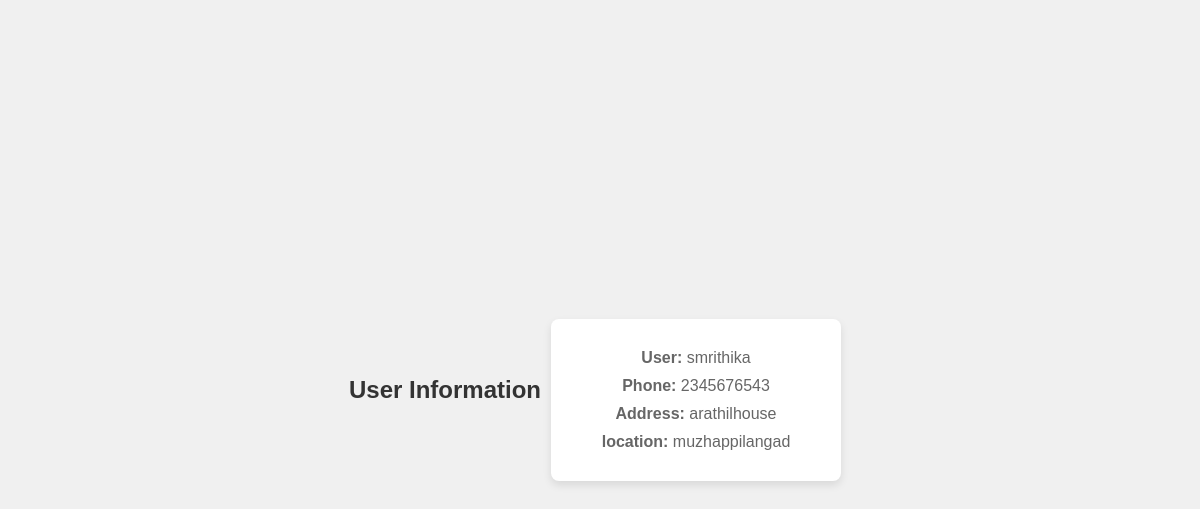
The app's page /users/ (signed in), older data.
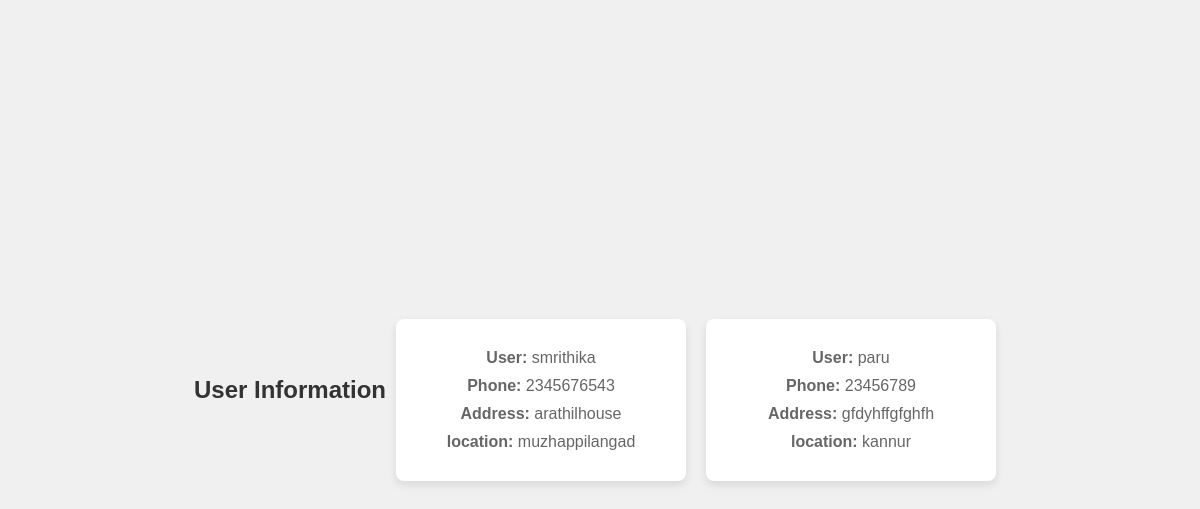
The same page, newer data.
### app/models.py (models this page shows, shortened)
class UserProfile(models.Model):
    user = models.OneToOneField(User, on_delete=models.CASCADE, related_name="user_profile")
    address = models.CharField(max_length=200, null=True)
    phone = models.CharField(max_length=20, null=True)
    dob = models.DateField(null=True)
    location = models.CharField(max_length=200, null=True)
    profile_image = models.ImageField(upload_to='images/profile', blank=True, null=True)
    guardian_name = models.CharField(max_length=200, null=True)
    guardian_phone = models.CharField(max_length=20, null=True)
    guardian_email = models.EmailField(max_length=30,null=True)

class User(AbstractUser):
    ROLE_CHOICES = [
        ("admin","Admin"),
        ("user", "User"),
        ("police","police")
    ]
    role = models.CharField(max_length=200, choices=ROLE_CHOICES, default="user")

### app/views.py (the view)
# urls.py: path('users/', AdminUserListView.as_view(), name='all_users'),
@method_decorator(decs,name="dispatch")
class AdminUserListView(ListView):
    template_name="adminuserlist.html"
    model=UserProfile
    context_object_name="data"
    def get_queryset(self):
        return UserProfile.objects.filter(user__role='user')

### app/decorator.py (called while the page is built)
def login_required(fn):
    def wrapper(request,*args,**kwargs):
        if not request.user.is_authenticated:
            messages.error(request,"invalid session")
            return redirect("signin")
        else:
            return fn(request,*args,**kwargs)
    return wrapper

### app/templates/adminuserlist.html (shortened to what this page needs)
<!DOCTYPE html>
{% load static %}
<html lang="en">
<head>
</head>
<body>
    <div class="container">
        <h2>User Information</h2>
        {% for d in data  %}
        <div class="card">
            <p><strong>User:</strong> {{ d.user }}</p>
            <p><strong>Phone:</strong> {{ d.phone }}</p>
            <p><strong>Address:</strong> {{ d.address }}</p>
            <p><strong>location:</strong> {{ d.location }}</p>
        </div>
        {% endfor %}
    </div>
</body>
</html>

Row changes from the older to the newer data that the page shows:
added UserProfile: user "paru", phone "23456789", address "gfdyhffgfghfh", location "kannur"
